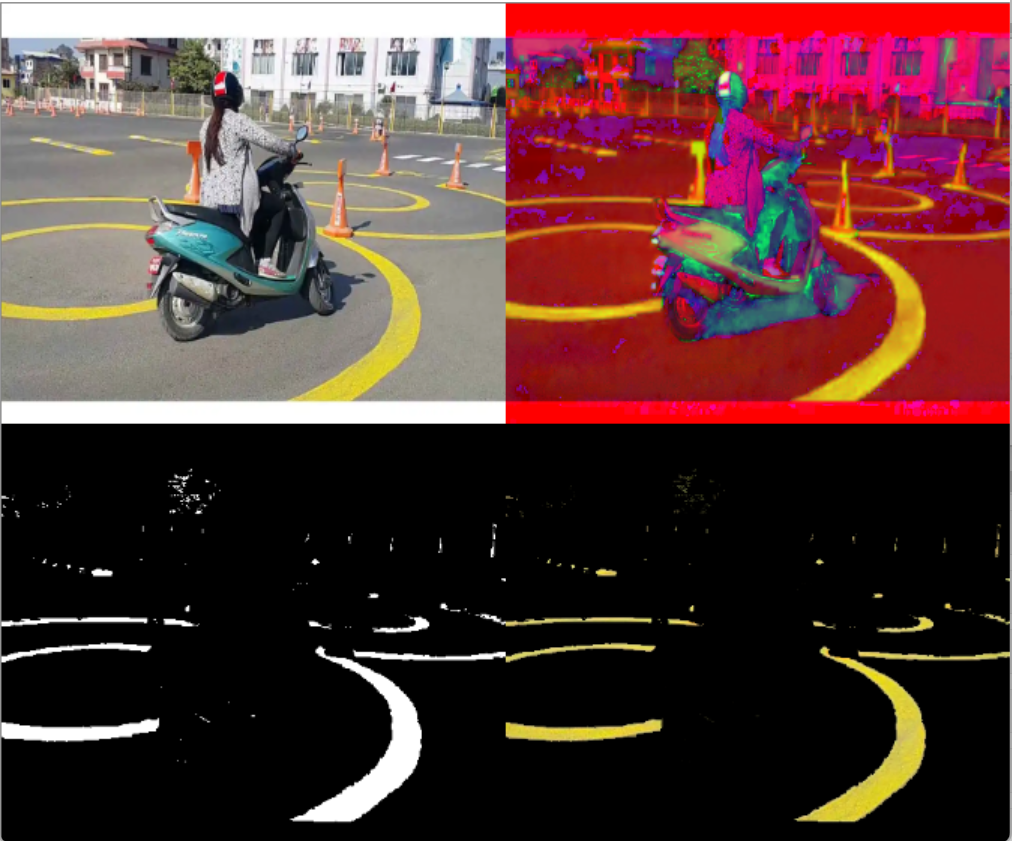
#> input picture images/stacked_image.png, 1012 x 841 px, given in place of the camera
$ jupyter execute color_tracking1.ipynb
#> lines starting #> are read from the running program, lines starting #| are printed output that depends on the picture; after the words box and inside, x2 and y2 are one past the last pixel; in counts of white or black regions, pixels touching at a corner belong together
[cell 1]
import cv2
import numpy as np

frameWidth=640
frameHeight=480
cap=cv2.VideoCapture(0)
cap.set(3,frameWidth)
cap.set(4,frameHeight)
cap.set(10,150) #setting brightness

def stackImages(scale,imgArray):
    rows = len(imgArray)
    cols = len(imgArray[0])
    rowsAvailable = isinstance(imgArray[0], list)
    width = imgArray[0][0].shape[1]
    height = imgArray[0][0].shape[0]
    if rowsAvailable:
        for x in range ( 0, rows):
            for y in range(0, cols):
                if imgArray[x][y].shape[:2] == imgArray[0][0].shape [:2]:
                    imgArray[x][y] = cv2.resize(imgArray[x][y], (0, 0), None, scale, scale)
                else:
                    imgArray[x][y] = cv2.resize(imgArray[x][y], (imgArray[0][0].shape[1], imgArray[0][0].shape[0]), None, scale, scale)
                if len(imgArray[x][y].shape) == 2: imgArray[x][y]= cv2.cvtColor( imgArray[x][y], cv2.COLOR_GRAY2BGR)
        imageBlank = np.zeros((height, width, 3), np.uint8)
        hor = [imageBlank]*rows
        hor_con = [imageBlank]*rows
        for x in range(0, rows):
            hor[x] = np.hstack(imgArray[x])
        ver = np.vstack(hor)
    else:
        for x in range(0, rows):
            if imgArray[x].shape[:2] == imgArray[0].shape[:2]:
                imgArray[x] = cv2.resize(imgArray[x], (0, 0), None, scale, scale)
            else:
                imgArray[x] = cv2.resize(imgArray[x], (imgArray[0].shape[1], imgArray[0].shape[0]), None,scale, scale)
            if len(imgArray[x].shape) == 2: imgArray[x] = cv2.cvtColor(imgArray[x], cv2.COLOR_GRAY2BGR)
        hor= np.hstack(imgArray)
        ver = hor
    return ver

def empty(a):
    pass

cv2.namedWindow("trackbars")
cv2.resizeWindow("trackbars",640,240)
cv2.createTrackbar("Hue Min","trackbars",96,179,empty)
cv2.createTrackbar("Hue Max","trackbars",179,179,empty)
cv2.createTrackbar("Sat Min","trackbars",34,255,empty)
cv2.createTrackbar("Sat Max","trackbars",255,255,empty)
cv2.createTrackbar("val Min","trackbars",102,255,empty)
cv2.createTrackbar("Val Max","trackbars",255,255,empty)


while True:
    success,img=cap.read()
#> img is the input picture: shape (841, 1012, 3); mean B, G, R 54.2, 55.2, 87.5
#     img=cv2.imread('trial1.PNG')
    img=cv2.resize(img,(480,400))
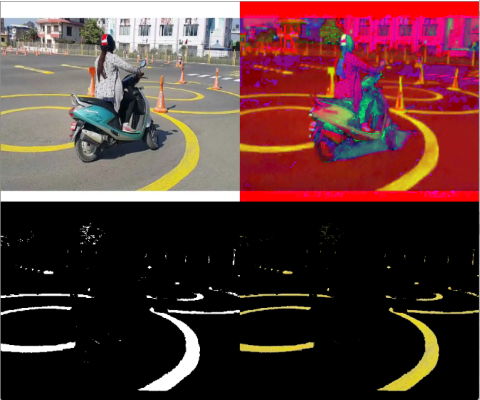
#> img: shape (400, 480, 3); mean B, G, R 54.1, 55.2, 87.4
    imgHSV=cv2.cvtColor(img,cv2.COLOR_BGR2HSV)
#> imgHSV: shape (400, 480, 3); mean H, S, V 31.6, 67, 90
    h_min=cv2.getTrackbarPos("Hue Min","trackbars")
    h_max=cv2.getTrackbarPos("Hue Max","trackbars")
    s_min=cv2.getTrackbarPos("Sat Min","trackbars")
    s_max=cv2.getTrackbarPos("Sat Max","trackbars")
    v_min=cv2.getTrackbarPos("Val Min","trackbars")
    v_max=cv2.getTrackbarPos("Val Max","trackbars")


    lower=np.array([h_min,s_min,v_min])
    upper=np.array([h_max,s_max,v_max])
    mask=cv2.inRange(imgHSV,lower,upper)
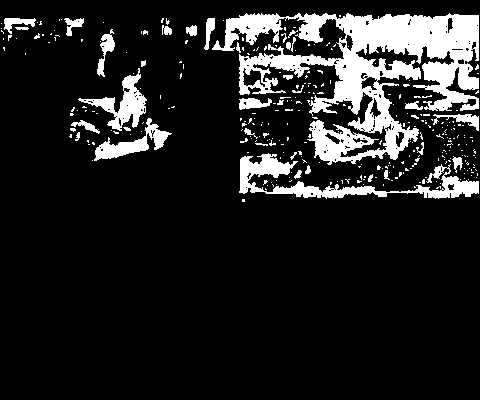
#> mask: shape (400, 480); 13.3% white; 313 white regions (279 under 20 px), largest, box (x1, y1, x2, y2) and area: (212, 13, 479, 165) 16367, (239, 153, 479, 199) 3057, (78, 68, 147, 131) 1321
    mask=cv2.resize(mask,(480,400))
    result_img=cv2.bitwise_and(img,img,mask=mask)
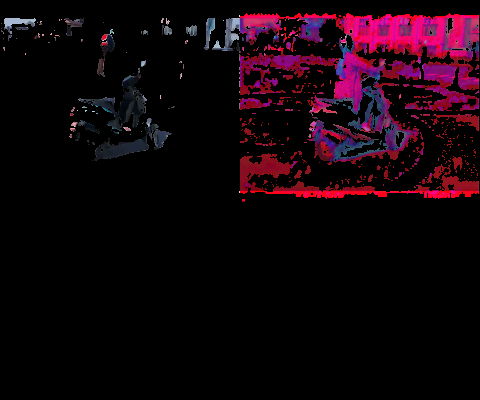
#> result_img: shape (400, 480, 3); mean B, G, R 10.6, 3.9, 18.4
    imgStack = stackImages(0.7,([img,imgHSV],[mask,result_img]))
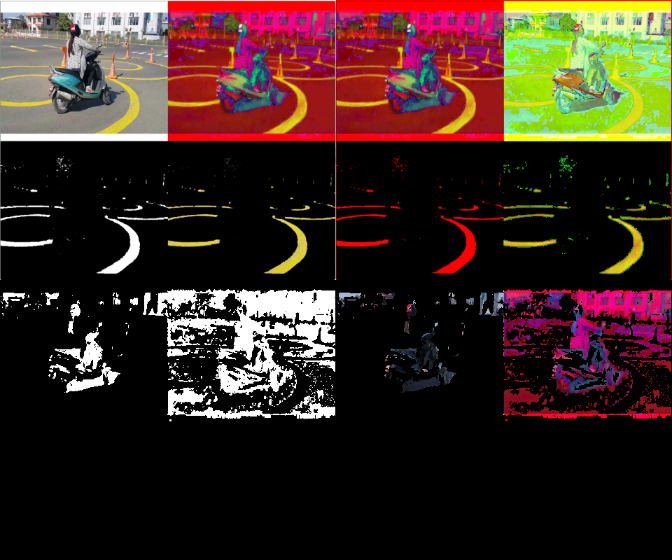
#> imgStack: shape (560, 672, 3); mean B, G, R 32.5, 40, 57.5
    #hor=np.hstack((img,imgHSV))
    #cv2.imshow("horizontal",hor)
    #cv2.imshow("Mask",mask)
    cv2.imshow("Stacked",imgStack)
    k=cv2.waitKey(1) &0xFF
#> (key Esc is pressed here)
    if k==27:
        break
cap.release()
cv2.destroyAllWindows()
